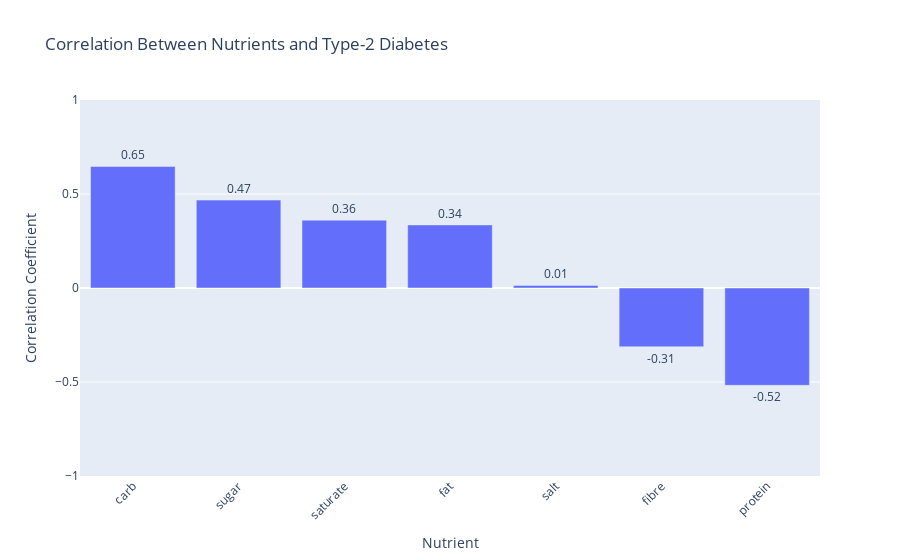

The notebook cell this image was saved under:
### Code cell
# Plotting a bar chart showing how each nutrient correlates with diabetes estimates in Wards
fig = px.bar(correlation_diabetes_nutrients, x='Nutrient', y='estimated_diabetes_prevalence', text='estimated_diabetes_prevalence',
             title='Correlation Between Nutrients and Type-2 Diabetes')
# Set x and y axis titles, sort bars in decending order
fig.update_layout(xaxis_title='Nutrient', yaxis_title='Correlation Coefficient', xaxis={'categoryorder':'total descending'})
# Add correlation coef above each bar
fig.update_traces(texttemplate='%{y:.2f}', textposition='outside')
# Rotate x-axis labels
fig.update_layout(xaxis_tickangle=-45,
                  uniformtext_minsize=8, uniformtext_mode='hide',
                  yaxis_range = [-1,1])

fig.show()

### Figure 1 — Plotly figure (JSON) as saved in the notebook; plotly's stock layout.template omitted (floating-point values rounded to 4 significant figures)
{"data": [{"alignmentgroup": "True", "hovertemplate": "Nutrient=%{x}<br>estimated_diabetes_prevalence=%{text}<extra></extra>", "legendgroup": "", "marker": {"color": "#636efa", "pattern": {"shape": ""}}, "name": "", "offsetgroup": "", "orientation": "v", "showlegend": false, "text": [0.3355, 0.4675, 0.3609, -0.5177, 0.6464, 0.01375, -0.3125], "textposition": "outside", "texttemplate": "%{y:.2f}", "type": "bar", "x": ["fat", "sugar", "saturate", "protein", "carb", "salt", "fibre"], "xaxis": "x", "y": [0.3355, 0.4675, 0.3609, -0.5177, 0.6464, 0.01375, -0.3125], "yaxis": "y"}], "layout": {"barmode": "relative", "legend": {"tracegroupgap": 0}, "title": {"text": "Correlation Between Nutrients and Type-2 Diabetes"}, "uniformtext": {"minsize": 8, "mode": "hide"}, "xaxis": {"anchor": "y", "categoryorder": "total descending", "domain": [0, 1], "tickangle": -45, "title": {"text": "Nutrient"}}, "yaxis": {"anchor": "x", "domain": [0, 1], "range": [-1, 1], "title": {"text": "Correlation Coefficient"}}}}
